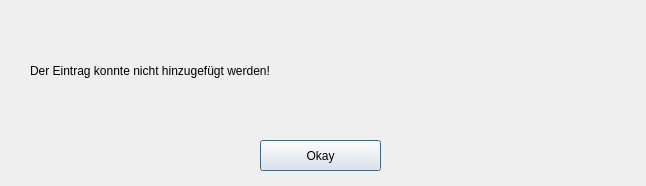
<?xml version="1.0" encoding="UTF-8"?>
<ui version="4.0">
 <class>error</class>
 <widget class="QDialog" name="error">
  <property name="geometry">
   <rect>
    <x>0</x>
    <y>0</y>
    <width>646</width>
    <height>186</height>
   </rect>
  </property>
  <property name="windowTitle">
   <string>Dialog</string>
  </property>
  <widget class="QLabel" name="label">
   <property name="geometry">
    <rect>
     <x>30</x>
     <y>20</y>
     <width>551</width>
     <height>101</height>
    </rect>
   </property>
   <property name="text">
    <string>Der Eintrag konnte nicht hinzugefügt werden!</string>
   </property>
  </widget>
  <widget class="QPushButton" name="pb_okay">
   <property name="geometry">
    <rect>
     <x>260</x>
     <y>140</y>
     <width>121</width>
     <height>31</height>
    </rect>
   </property>
   <property name="text">
    <string>Okay</string>
   </property>
  </widget>
 </widget>
 <resources/>
 <connections/>
</ui>
